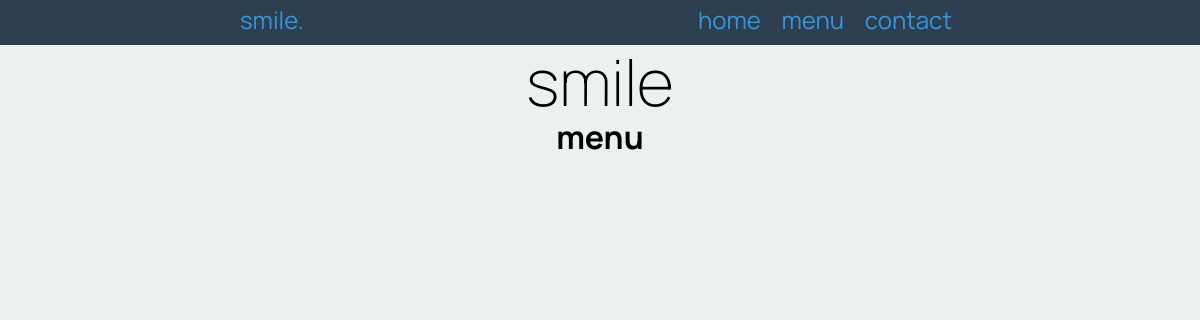
Before: /menu with the older database file.
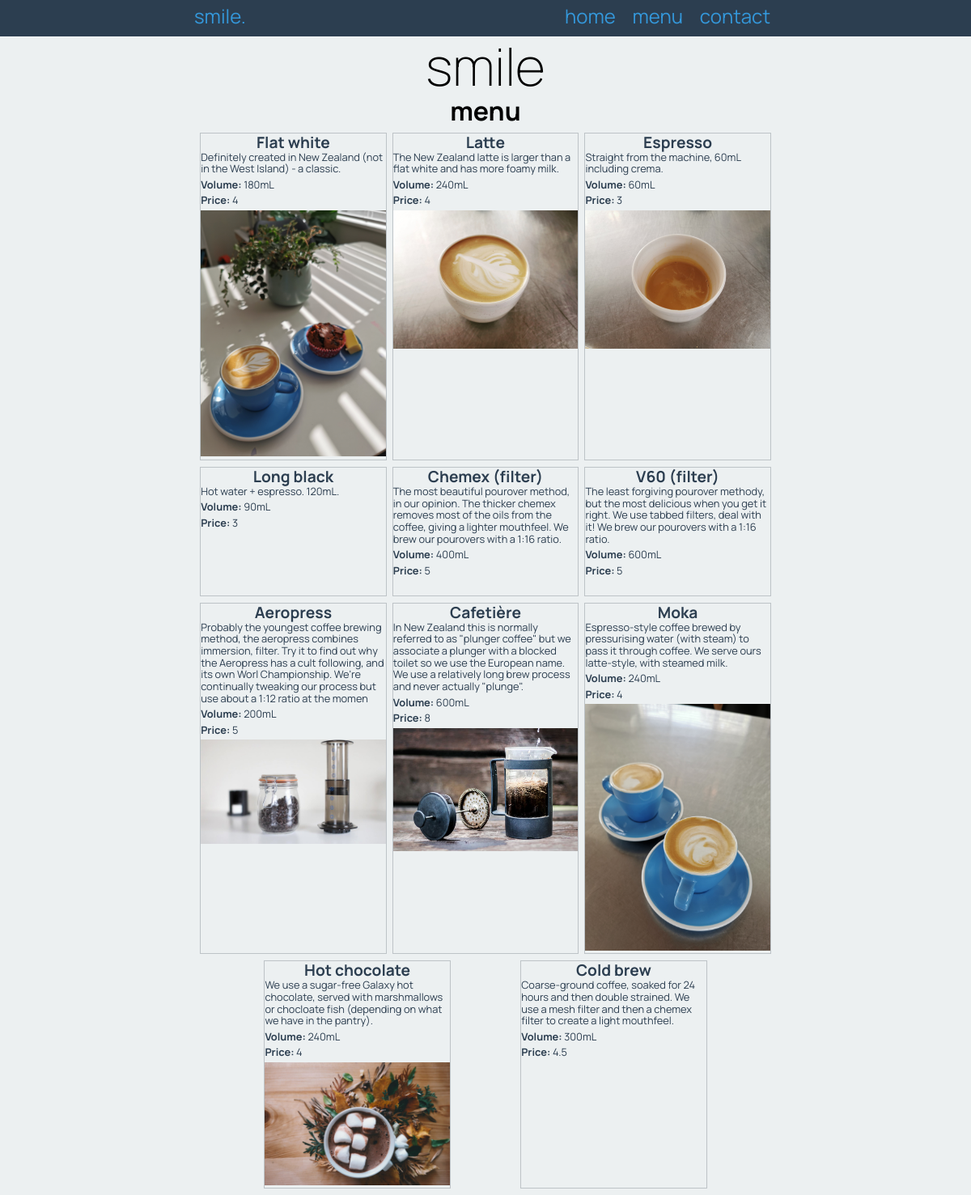
After: the same page with the newer database file.
### tables this page shows
CREATE TABLE product
(
	id integer
		constraint product_pk
			primary key autoincrement,
	name varchar(30),
	description varchar(300),
	volume char(6),
	image varchar(30),
	price decimal(4,2)
);

### app.py (the view)
@app.route('/menu')
def render_menu_page():
    con = create_connection(DATABASE)
    query = "SELECT name, description, volume, price, image FROM product"
    cur = con.cursor()  # creates a courser to write the query
    cur.execute(query)
    product_list = cur.fetchall()
    con.close()
    return render_template('menu.html', products=product_list)

### app.py (called while the page is built)
def create_connection(db_file):
    try:
        connection = sqlite3.connect(db_file)
        return connection
    except sqlite3.Error as e:
        print(e)
        return None

### templates/menu.html
{% extends 'base.html' %}
{% block pageheading %}
menu
{% endblock %}
{% block main %}
<div class="products">
{% for product in products %}
    <div class="product-box">
    <h3>{{ product[0] }}</h3>
    <p> {{ product[1] }}</p>
    <p><strong>Volume: </strong>{{ product[2] }}</p>
    <p><strong>Price: </strong>{{ product[3] }}</p>
    <img src="/static/images/{{ product[4] }}.jpg" alt="">
    </div>
{% endfor %}
</div>
{% endblock %}

### templates/base.html (shortened to what this page needs)
<!DOCTYPE html>
<html>
<head>
    <link rel="stylesheet" href="https://cdnjs.cloudflare.com/ajax/libs/normalize/8.0.1/normalize.css"/>
    <link href="{{ url_for('static', filename='smile.css') }}" rel="stylesheet">
</head>
<body>
<nav>
    <div class="container">
        <div class="navbar-brand">smile.</div>
        <div class="navbar-links">
            <a href="/">home</a>
            <a href="/menu">menu</a>
            <a href="/contact">contact</a>
        </div>
    </div>
</nav>
<div class="container">
    <header>
        <h1>smile</h1>
        <h2>{% block pageheading %}{% endblock %}</h2>
    </header>
    <main>
        {% block main %}
        {% endblock %}
    </main>
</div>
</body>
</html>

### static/smile.css (style rules this page uses)
* { font-family: 'Manrope', sans-serif; padding: 0; margin: 0; box-sizing: border-box; }
body { background-color: rgba(236, 240, 241, 1.0); }
.container { width: 60vw; margin: auto; }
.container::after { content: ""; clear: both; display: table; }
img { max-width: 100%; }
h1 { text-align: center; font-weight: 200; font-size: 4rem; margin: 0; }
h2 { font-size: 2rem; text-align: center; margin: 0 0 0.5rem 0; }
nav { background-color: rgba(44, 62, 80, 1.0); text-align: center; font-size: 1.5rem; padding-top: 0.4rem; padding-bottom: 0.7rem; color: rgba(52, 152, 219, 1.0); }
.navbar-brand { display: inline; float: left; }
.navbar-links { display: inline; float: right; }
nav a { padding: 0 0.5rem; font-size: 1.5rem; }
a, a:visited { color: rgba(52, 152, 219, 1.0); text-decoration: none; }
.products { display: flex; flex-wrap: wrap; justify-content: space-evenly; }
.product-box { width: 32%; border: 1px solid rgba(189, 195, 199, 1.0); color: rgba(44, 62, 80, 1.0); margin-bottom: 0.5rem; }
.product-box h3 { font-size: 1.2rem; text-align: center; }
.product-box p { font-size: 0.8rem; margin-bottom: 0.3rem; }

Changed rows visible on the page:
added product: name "Flat white", description "Definitely created in New Zealand (not in the West Island) - a classic.", volume "180mL", price "4", image (picture)
added product: name "Latte", description "The New Zealand latte is larger than a flat white and has more foamy milk.", volume "240mL", price "4", image (picture)
added product: name "Espresso", description "Straight from the machine, 60mL including crema.", volume "60mL", price "3", image (picture)
added product: name "Long black", description "Hot water + espresso. 120mL.", volume "90mL", price "3"
added product: name "Chemex (filter)", description "The most beautiful pourover method, in our opinion. The thicker chemex removes most of the oils from the coffee, giving a lighter mouthfeel. We brew our pourovers with a 1:16 ratio.", volume "400mL", price "5"
added product: name "V60 (filter)", description "The least forgiving pourover methody, but the most delicious when you get it right. We use tabbed filters, deal with it! We brew our pourovers with a 1:16 ratio.", volume "600mL", price "5"
added product: name "Aeropress", description "Probably the youngest coffee brewing method, the aeropress combines immersion, filter. Try it to find out why the Aeropress has a cult following, and its own Worl Championship. We're continually tweaking our process but use about a 1:12 ratio at the momen", volume "200mL", price "5", image (picture)
added product: name "Cafetière", description "In New Zealand this is normally referred to as \"plunger coffee\" but we associate a plunger with a blocked toilet so we use the European name. We use a relatively long brew process and never actually \"plunge\".", volume "600mL", price "8", image (picture)
added product: name "Moka", description "Espresso-style coffee brewed by pressurising water (with steam) to pass it through coffee. We serve ours latte-style, with steamed milk.", volume "240mL", price "4", image (picture)
added product: name "Hot chocolate", description "We use a sugar-free Galaxy hot chocolate, served with marshmallows or chocloate fish (depending on what we have in the pantry).", volume "240mL", price "4", image (picture)
added product: name "Cold brew", description "Coarse-ground coffee, soaked for 24 hours and then double strained. We use a mesh filter and then a chemex filter to create a light mouthfeel.", volume "300mL", price "4.5"
